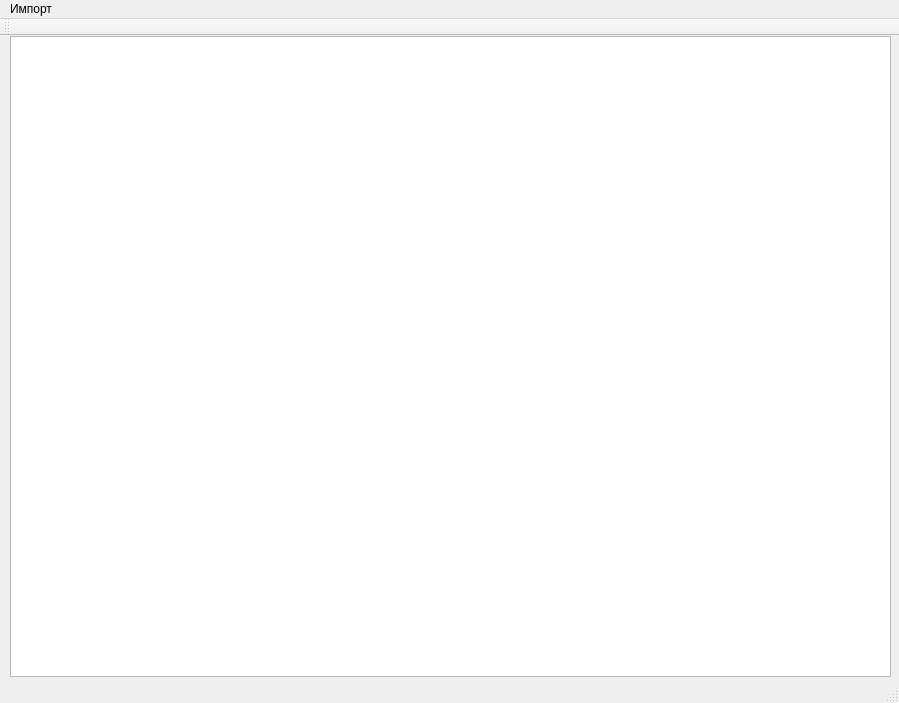
<?xml version="1.0" encoding="UTF-8"?>
<ui version="4.0">
 <class>recognition_window</class>
 <widget class="QMainWindow" name="recognition_window">
  <property name="geometry">
   <rect>
    <x>0</x>
    <y>0</y>
    <width>899</width>
    <height>703</height>
   </rect>
  </property>
  <property name="windowTitle">
   <string>recognition_window</string>
  </property>
  <widget class="QWidget" name="centralWidget">
   <widget class="QTextEdit" name="textEdit">
    <property name="geometry">
     <rect>
      <x>10</x>
      <y>0</y>
      <width>881</width>
      <height>641</height>
     </rect>
    </property>
   </widget>
  </widget>
  <widget class="QMenuBar" name="menuBar">
   <property name="geometry">
    <rect>
     <x>0</x>
     <y>0</y>
     <width>899</width>
     <height>21</height>
    </rect>
   </property>
   <widget class="QMenu" name="menu">
    <property name="title">
     <string>Импорт</string>
    </property>
    <addaction name="Open"/>
    <addaction name="control_BD"/>
    <addaction name="separator"/>
    <addaction name="Exit"/>
   </widget>
   <addaction name="menu"/>
  </widget>
  <widget class="QToolBar" name="mainToolBar">
   <attribute name="toolBarArea">
    <enum>TopToolBarArea</enum>
   </attribute>
   <attribute name="toolBarBreak">
    <bool>false</bool>
   </attribute>
  </widget>
  <widget class="QStatusBar" name="statusBar"/>
  <action name="Open">
   <property name="text">
    <string>Список студентов по группам</string>
   </property>
   <property name="shortcut">
    <string>Ctrl+O</string>
   </property>
  </action>
  <action name="control_BD">
   <property name="text">
    <string>Контроль БД</string>
   </property>
  </action>
  <action name="Recognition">
   <property name="text">
    <string>Распознать</string>
   </property>
   <property name="shortcut">
    <string>Ctrl+R</string>
   </property>
  </action>
  <action name="Exit">
   <property name="text">
    <string>Выход</string>
   </property>
  </action>
 </widget>
 <layoutdefault spacing="6" margin="11"/>
 <resources/>
 <connections/>
</ui>
